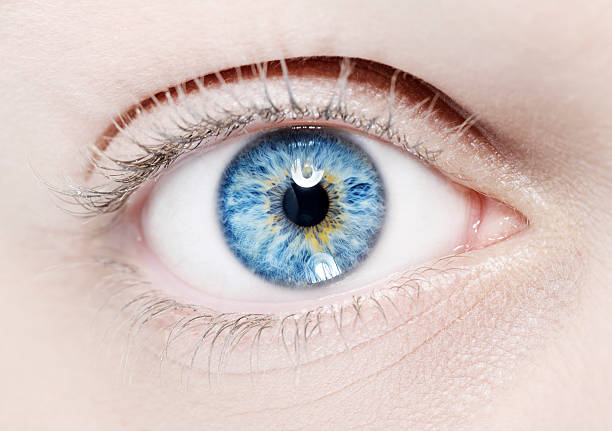
#> input picture Apps/Backend/src/the-human-eye.jpg, 612 x 431 px; its folder holds only this picture in this run
$ python -i processing_img.py   (imports and definitions only)
#> lines starting #> are read from the running program, lines starting #| are printed output that depends on the picture; after the words box and inside, x2 and y2 are one past the last pixel; in counts of white or black regions, pixels touching at a corner belong together
#> further down, picture is the input picture: shape (431, 612, 3); mean B, G, R 192.4, 195.8, 211.5
import os
import cv2

def apply_preprocessing(image):
    gray_image = cv2.cvtColor(image, cv2.COLOR_BGR2GRAY) if len(image.shape) == 3 else image
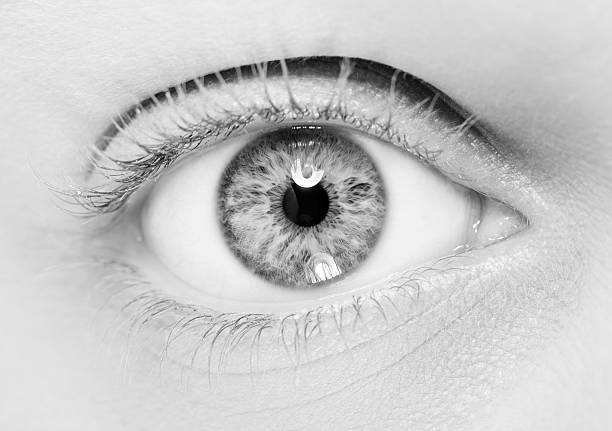
#> gray_image: shape (431, 612); min 0, max 255, mean 200.1
    blurred_image = cv2.GaussianBlur(gray_image, (5, 5), 0)
    equalized_image = cv2.equalizeHist(blurred_image)
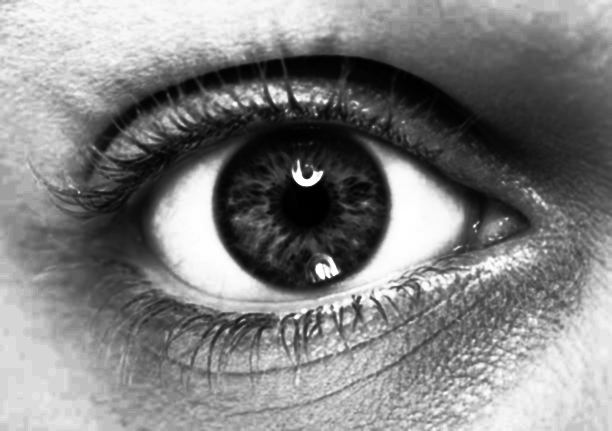
#> equalized_image: shape (431, 612); min 0, max 255, mean 129.6
    normalized_image = cv2.normalize(equalized_image, None, 0, 255, cv2.NORM_MINMAX)
    _, segmented_image = cv2.threshold(normalized_image, 128, 255, cv2.THRESH_BINARY)
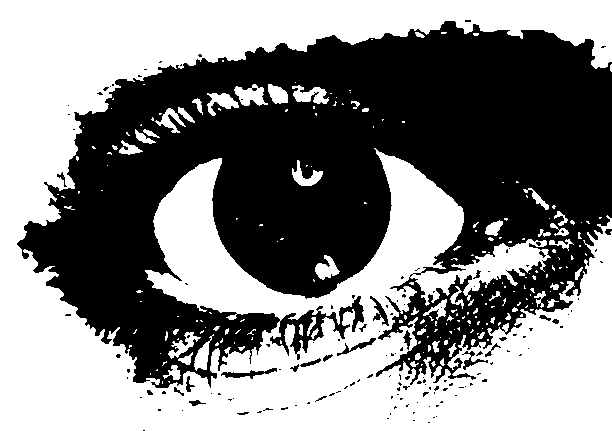
#> segmented_image: shape (431, 612); 51.4% white; 145 black regions (121 under 20 px), largest, box (x1, y1, x2, y2) and area: (17, 21, 612, 388) 126116, (221, 368, 277, 379) 229, (370, 296, 389, 326) 186
    return segmented_image

def mapping_function(src_dir, dst_dir):
    for root, _, files in os.walk(src_dir):
        for file in files:
            if file.lower().endswith(('.png', '.jpg', '.jpeg', '.gif', '.bmp')):  # Image file formats
                src_path = os.path.join(root, file)
                relative_path = os.path.relpath(root, src_dir)
                dst_path = os.path.join(str(dst_dir), str(relative_path), file)
                os.makedirs(os.path.dirname(dst_path), exist_ok=True)
                try:
                    img = cv2.imread(str(src_path))  # Read image with OpenCV
                    if img is None:
                        print(f"Error reading {src_dir}")
                        continue
                    processed_img = apply_preprocessing(img)
                    cv2.imwrite(dst_path, processed_img)  # Save the processed image
                    # show_image(processed_img)
                    print(f"Processed and saved: {dst_path}")
                except Exception as e:
                    print(f"Error processing {src_path}: {e}")
            # break


src_directory = r'MediScan-AI-Powered-Medical-Image-Analysis-for-Disease-Diagnosis_0ct_2024\mediscan-env\data\raw\dataset\cataractDataset'
dst_directory = r'MediScan-AI-Powered-Medical-Image-Analysis-for-Disease-Diagnosis_0ct_2024\mediscan-env\data\processed\cataractDataset'

# [1 line not run here, left out]


def show_image(image):
    cv2.imshow("Frame", image)
    cv2.waitKey(200000)
    cv2.destroyAllWindows()

>>> import cv2
>>> picture = cv2.imread('the-human-eye.jpg')
>>> result = apply_preprocessing(picture)
